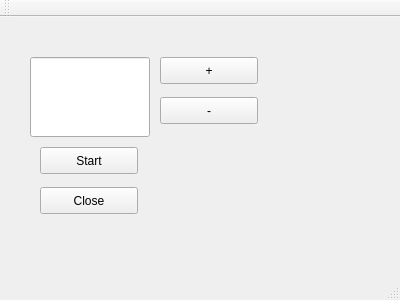
<?xml version="1.0" encoding="UTF-8"?>
<ui version="4.0">
 <class>MainWindow</class>
 <widget class="QMainWindow" name="MainWindow">
  <property name="geometry">
   <rect>
    <x>0</x>
    <y>0</y>
    <width>400</width>
    <height>300</height>
   </rect>
  </property>
  <property name="windowTitle">
   <string>MainWindow</string>
  </property>
  <widget class="QWidget" name="centralWidget">
   <widget class="QPushButton" name="cong">
    <property name="geometry">
     <rect>
      <x>160</x>
      <y>40</y>
      <width>98</width>
      <height>27</height>
     </rect>
    </property>
    <property name="font">
     <font>
      <weight>50</weight>
      <italic>false</italic>
      <bold>false</bold>
     </font>
    </property>
    <property name="styleSheet">
     <string notr="true"/>
    </property>
    <property name="text">
     <string>+</string>
    </property>
    <property name="checkable">
     <bool>true</bool>
    </property>
   </widget>
   <widget class="QPushButton" name="tru">
    <property name="geometry">
     <rect>
      <x>160</x>
      <y>80</y>
      <width>98</width>
      <height>27</height>
     </rect>
    </property>
    <property name="text">
     <string>-</string>
    </property>
   </widget>
   <widget class="QPushButton" name="start">
    <property name="geometry">
     <rect>
      <x>40</x>
      <y>130</y>
      <width>98</width>
      <height>27</height>
     </rect>
    </property>
    <property name="text">
     <string>Start</string>
    </property>
   </widget>
   <widget class="QPushButton" name="close">
    <property name="geometry">
     <rect>
      <x>40</x>
      <y>170</y>
      <width>98</width>
      <height>27</height>
     </rect>
    </property>
    <property name="text">
     <string>Close</string>
    </property>
    <property name="checkable">
     <bool>true</bool>
    </property>
   </widget>
   <widget class="QLineEdit" name="lineEdit">
    <property name="geometry">
     <rect>
      <x>30</x>
      <y>40</y>
      <width>120</width>
      <height>80</height>
     </rect>
    </property>
    <property name="maximumSize">
     <size>
      <width>200</width>
      <height>200</height>
     </size>
    </property>
   </widget>
  </widget>
  <widget class="QMenuBar" name="menuBar">
   <property name="geometry">
    <rect>
     <x>0</x>
     <y>0</y>
     <width>400</width>
     <height>23</height>
    </rect>
   </property>
  </widget>
  <widget class="QToolBar" name="mainToolBar">
   <attribute name="toolBarArea">
    <enum>TopToolBarArea</enum>
   </attribute>
   <attribute name="toolBarBreak">
    <bool>false</bool>
   </attribute>
  </widget>
  <widget class="QStatusBar" name="statusBar"/>
 </widget>
 <layoutdefault spacing="6" margin="11"/>
 <resources/>
 <connections/>
</ui>
